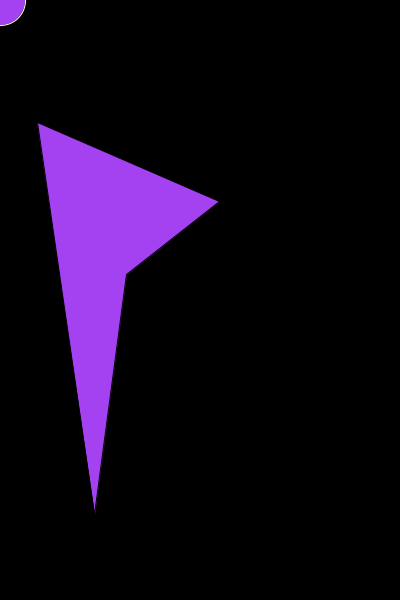
Frame 1 (no input)
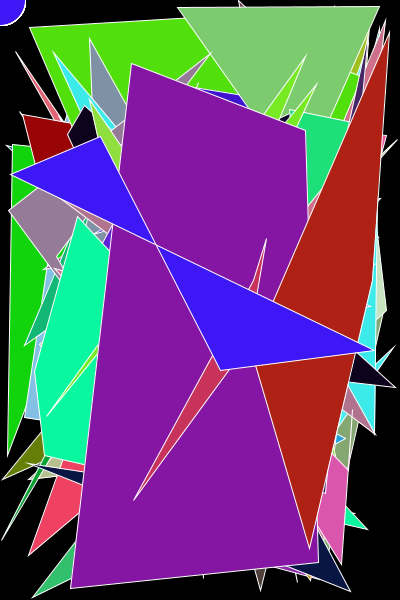
Frame 60 (the mouse pressed at the canvas centre just before this capture)
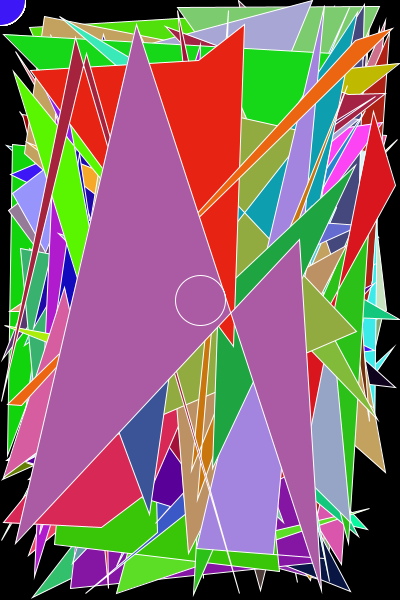
Frame 120 (the mouse held since frame 60 and released just before this capture)

The Processing sketch that drew these frames (run headless with seeded random() and noise(); from frame 60 on, the mouse is pressed at the canvas centre):

// Processing sketch: processing_99203
// ── processing_99203.pde

void setup()
{
  size(400,600);
  background(0,0,0);
  frameRate(4);
  smooth();
}

void draw()
{
  fill(random(255),random(255),random(255));
  quad(random(width), random(height), random(width), random (height), random (width), random (height), random (width), random (height)) ;
  stroke(255,255,255);
  mouseDragged() ;
  ellipse(mouseX, mouseY, 50, 50);
}
